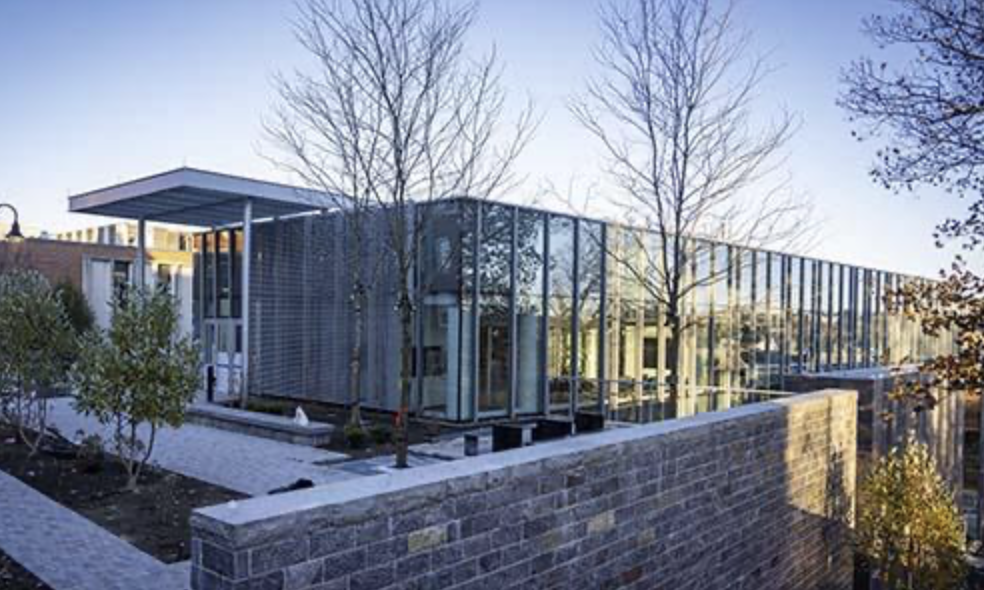
#> input picture Homework_lab_4/UnityHall.png, 984 x 590 px, found by its file name
$ python lab_ass_4.py
#> lines starting #> are read from the running program, lines starting #| are printed output that depends on the picture
import cv2 # Importing necessary libraries
from cv2 import *
import datetime
import numpy as np

sift = cv2.SIFT_create(nfeatures=500) # Defining the sift creator

# This function takes the gray and original image and calculates the harris corners
def cal_harris(gray_img,image):
    dst=cv2.cornerHarris(gray_img,2,3,0.04)
    dst = cv2.dilate(dst,None)
    image[dst>0.08*dst.max()]=[0,0,255] # setting threshold to get the orner in the image
    return image

# This function takes the gray and original image and calculates the Sift
def cal_sift(gray_img,image):
    kp, _ = sift.detectAndCompute(image, None) # extracting key point
    img=cv2.drawKeypoints(gray_img,kp,image,color=(0, 255, 0)) # drawing the key points on the image
    return img


image = cv2.imread('Homework_lab_4/UnityHall.png') #Loading Image
#> image is the input picture: shape (590, 984, 3); mean B, G, R 150.3, 134.7, 128.1
center_of_img=(image.shape[1]/2,image.shape[0]/2)
#> center_of_img = (492, 295)

#Rotating the  image
M = cv2.getRotationMatrix2D((center_of_img),10,1) # Getting the rotation matric for 10 degrees
rotated_image= cv2.warpAffine(image,M,(image.shape[1],image.shape[0])) # wraping the image frames with the rotation matrix
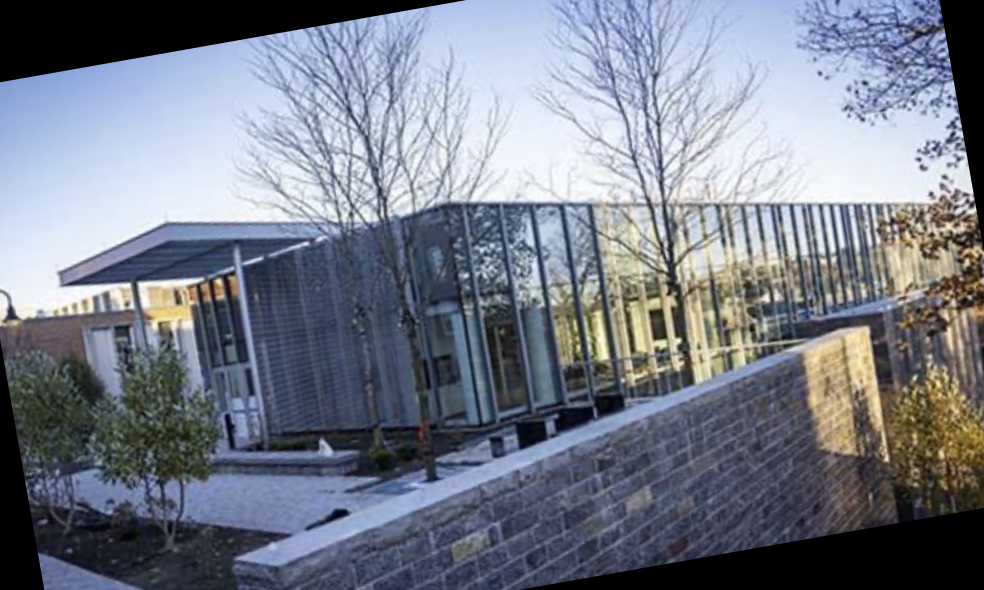
#> rotated_image: shape (590, 984, 3); mean B, G, R 137.1, 124.4, 118.8

#Up scaling teh image by 20 percent
up_scaled_image = cv2.resize(image, None, fx=1.2, fy=1.2,interpolation = cv2.INTER_CUBIC) # scale up by 20 %

#Down scaling teh image by 20 percent
down_scaled_image = cv2.resize(image, None, fx=0.8, fy=0.8) # scale down by 20 %

# Define three points to create an affine transformation
src_points = np.array( [[0, 0], [image.shape[1] - 1, 0], [0, image.shape[0] - 1]] ).astype(np.float32)
#> src_points = [[0, 0], [983, 0], [0, 589]]
dst_points = np.array( [[0, image.shape[1]*0.33], [image.shape[1]*0.85, image.shape[0]*0.25], [image.shape[1]*0.15, image.shape[0]*0.7]] ).astype(np.float32)
# Calculate the transformation matrix
matrix = cv2.getAffineTransform(src_points, dst_points)
# Apply the affine transformation
affine_image = cv2.warpAffine(image, matrix, image.shape[1::-1])

# Applying perspective transform to the image
pts1 = np.array( [[0, 0], [image.shape[1] - 1, 0],[0, image.shape[0] - 1], [image.shape[1] - 1, image.shape[0] - 1] ]).astype(np.float32)
#> pts1 = [[0, 0], [983, 0], [0, 589], [983, 589]]
pts2= np.array([[50, 50], [480, 50], [50, 250], [480, 480]], dtype=np.float32)
M = cv2.getPerspectiveTransform(pts1,pts2)
dst = cv2.warpPerspective(image,M,(500,500))


#-------------------------Code to display all the image--------------------#
cv2.imshow('img',image)
# cv2.imwrite('Homework_lab_4/Results/Orignal.png', image)
cv2.imshow('affine_image',affine_image)
# cv2.imwrite('Homework_lab_4/Results/affine_image.png', affine_image)
cv2.imshow('rotated_image',rotated_image)
# cv2.imwrite('Homework_lab_4/Results/rotated_image.png', rotated_image)
cv2.imshow('up_scaled_image',up_scaled_image)
# cv2.imwrite('Homework_lab_4/Results/up_scaled_image.png', up_scaled_image)
cv2.imshow('down_scaled_image',down_scaled_image)
# cv2.imwrite('Homework_lab_4/Results/down_scaled_image.png', down_scaled_image)
cv2.imshow('Perspective',dst)
# cv2.imwrite('Homework_lab_4/Results/Perspective.png', dst)

#-------------------------- Converting all images to gray------------------------------#

gray=cv2.cvtColor(image,cv2.COLOR_BGR2GRAY)
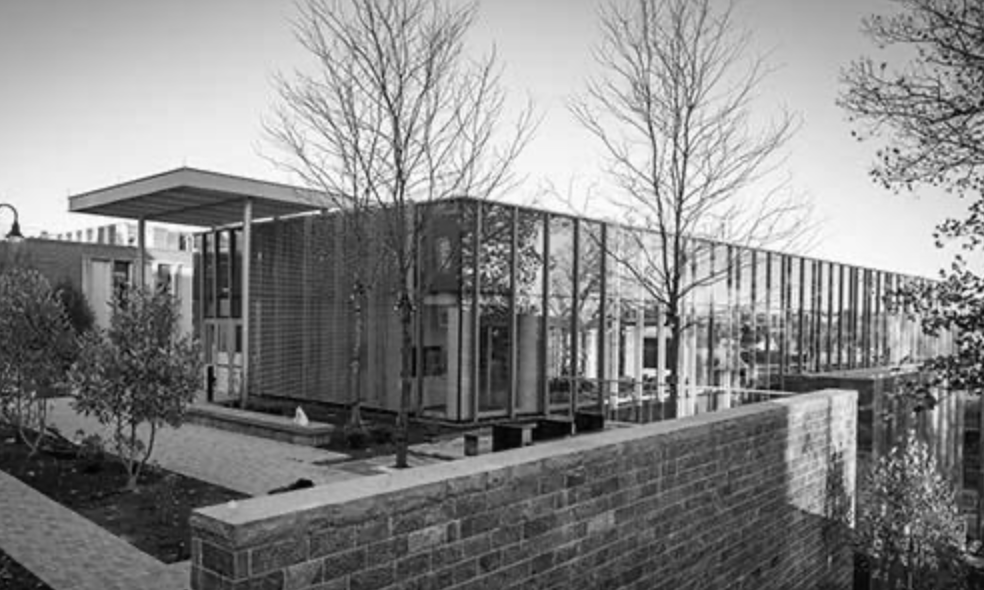
#> gray: shape (590, 984); min 1, max 254, mean 134.5
gray_upscale=cv2.cvtColor(up_scaled_image,cv2.COLOR_BGR2GRAY)
gray_downscale=cv2.cvtColor(down_scaled_image,cv2.COLOR_BGR2GRAY)
gray_affine=cv2.cvtColor(affine_image,cv2.COLOR_BGR2GRAY)
gray_dst=cv2.cvtColor(dst,cv2.COLOR_BGR2GRAY)
gray_rotated=cv2.cvtColor(rotated_image,cv2.COLOR_BGR2GRAY)


# #--------------------------Calculating harris Corners----------------------------------#
harris_image=cal_harris(gray,image)
cv2.imshow('Harris_img',harris_image)
# cv2.imwrite('Homework_lab_4/Results/Orignal_harris_image.png', harris_image)

harris_up_scale_img=cal_harris(gray_upscale,up_scaled_image)
cv2.imshow('harris_up_scael_img',harris_up_scale_img)
# cv2.imwrite('Homework_lab_4/Results/harris_up_scale_img.png', harris_up_scale_img)

harris_down_scale_img=cal_harris(gray_downscale,down_scaled_image)
cv2.imshow('harris_down_scale_img',harris_down_scale_img)
# cv2.imwrite('Homework_lab_4/Results/harris_down_scale_img.png', harris_down_scale_img)

harris_affine_image=cal_harris(gray_affine,affine_image)
cv2.imshow('harris_affine_image',harris_affine_image)
# cv2.imwrite('Homework_lab_4/Results/harris_affine_image.png', harris_affine_image)

harris_dst_image=cal_harris(gray_dst,dst)
#> in cal_harris (call 5), `dst = cv2.dilate(dst,None)`:
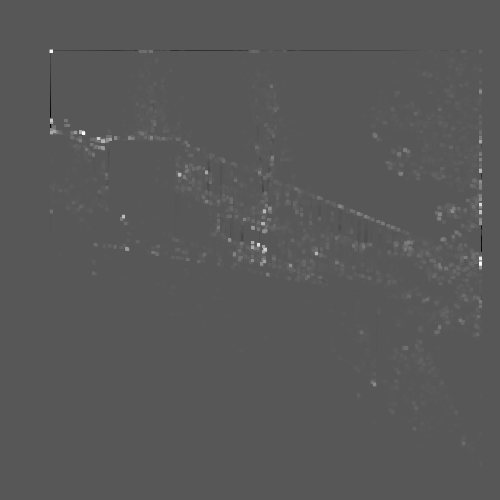
#> dst: shape (500, 500) float32; min -0.00699, max 0.0134, mean 7.24e-05; drawn with min black and max white
cv2.imshow('Perspective',harris_dst_image)
# cv2.imwrite('Homework_lab_4/Results/harris_perspective_image.png', harris_dst_image)

harris_rotated_image=cal_harris(gray_rotated,rotated_image)
#> in cal_harris (call 6), `dst=cv2.cornerHarris(gray_img,2,3,0.04)`:
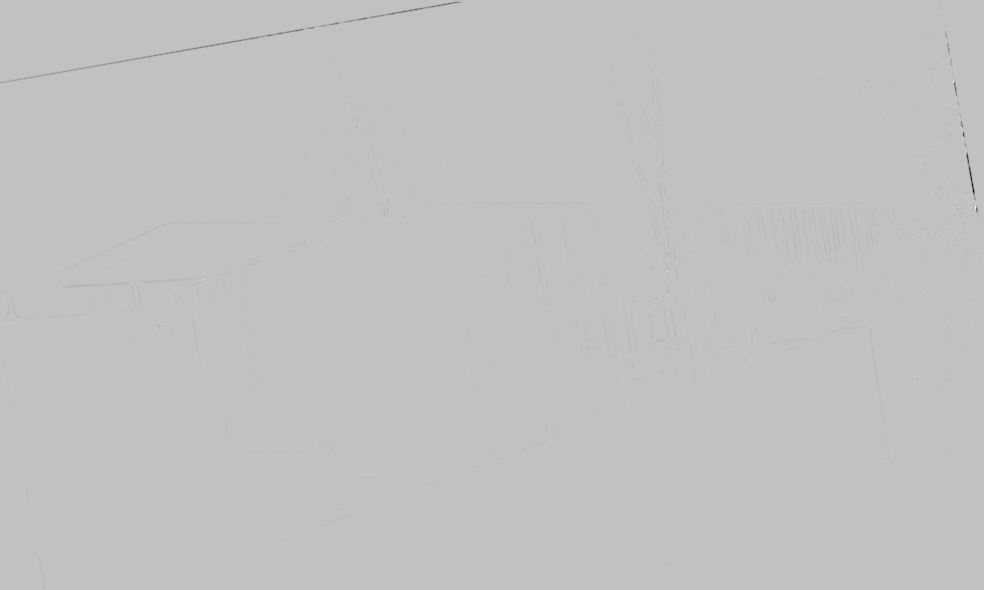
#> dst: shape (590, 984) float32; min -0.0245, max 0.00782, mean -2.15e-05; drawn with min black and max white
cv2.imshow('harris_rotated_image',harris_rotated_image)
# cv2.imwrite('Homework_lab_4/Results/Orignal_harris_image.png', harris_image)

# #-------------------------------------------------------------------------#

# #--------------------------Calculating harris Corners----------------------------------#
sift_image=cal_sift(gray,image)
#> in cal_sift, `kp, _ = sift.detectAndCompute(image, None)`: kp = 500 keypoints; strongest (x, y, size): (980, 282, 2.1), (942, 272, 4.8), (875, 181, 3.3), (671, 285, 2.2)
cv2.imshow('sift_img',sift_image)
# cv2.imwrite('Homework_lab_4/Results/Orignal_harris_image.png', sift_image)

sift_up_scale_img=cal_sift(gray_upscale,up_scaled_image)
#> in cal_sift (call 2), `kp, _ = sift.detectAndCompute(image, None)`: kp = 500 keypoints; strongest (x, y, size): (1176, 339, 2.4), (1130, 327, 5.4), (529, 158, 2.4), (1150, 309, 4.9)
cv2.imshow('sift_up_scael_img',sift_up_scale_img)
# cv2.imwrite('Homework_lab_4/Results/sift_up_scale_img.png', sift_up_scale_img)

sift_down_scale_img=cal_sift(gray_downscale,down_scaled_image)
#> in cal_sift (call 3), `kp, _ = sift.detectAndCompute(image, None)`: kp = 500 keypoints; strongest (x, y, size): (783, 237, 2.1), (763, 246, 2.1), (777, 227, 2), (774, 234, 2.3)
cv2.imshow('sift_down_scale_img',sift_down_scale_img)
# cv2.imwrite('Homework_lab_4/Results/sift_down_scale_img.png', sift_down_scale_img)

sift_affine_image=cal_sift(gray_affine,affine_image)
#> in cal_sift (call 4), `kp, _ = sift.detectAndCompute(image, None)`: kp = 500 keypoints; strongest (x, y, size): (75, 336, 43), (757, 218, 2.3), (803, 210, 2.2), (746, 220, 2.3)
#> in cal_sift (call 4), `img=cv2.drawKeypoints(gray_img,kp,image,color=(0, 255, 0))`:
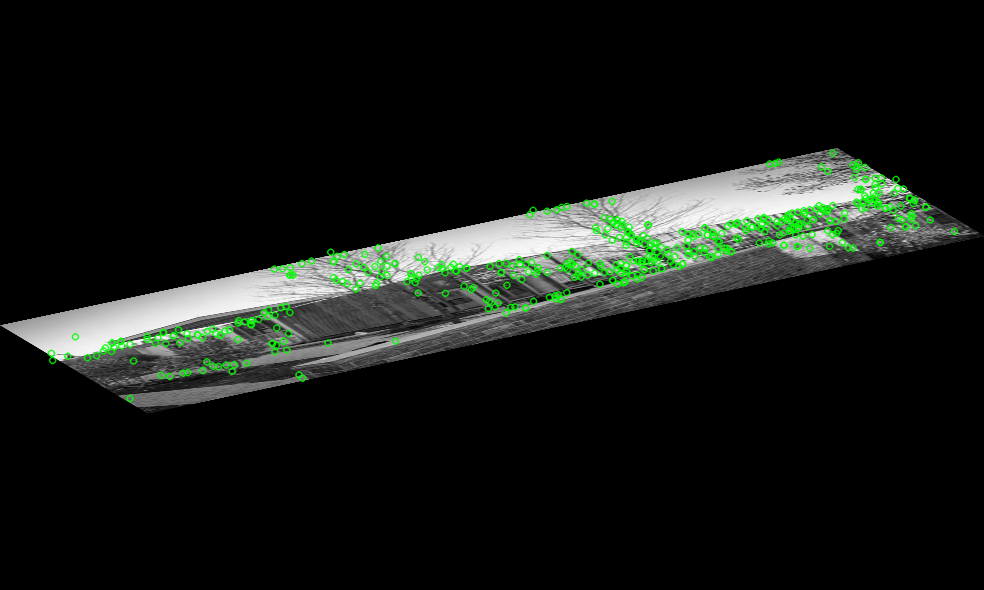
#> img: shape (590, 984, 3); mean B, G, R 21.1, 25.1, 21.1
cv2.imshow('sift_affine_image',sift_affine_image)
# cv2.imwrite('Homework_lab_4/Results/sift_affine_image.png', sift_affine_image)

sift_dst_image=cal_sift(gray_dst,dst)
#> in cal_sift (call 5), `kp, _ = sift.detectAndCompute(image, None)`: kp = 502 keypoints; strongest (x, y, size): (51, 125, 1.8), (89, 89, 56.6), (443, 239, 3.7), (439, 207, 2.4)
#> in cal_sift (call 5), `img=cv2.drawKeypoints(gray_img,kp,image,color=(0, 255, 0))`:
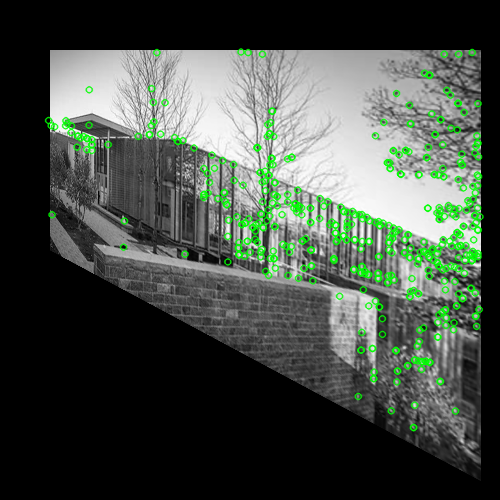
#> img: shape (500, 500, 3); mean B, G, R 70.1, 78.9, 70.1
cv2.imshow('Perspective',sift_dst_image)
# cv2.imwrite('Homework_lab_4/Results/sift_perspective_image.png', sift_dst_image)

sift_rotated_image=cal_sift(gray_rotated,rotated_image)
#> in cal_sift (call 6), `kp, _ = sift.detectAndCompute(image, None)`: kp = 501 keypoints; strongest (x, y, size): (931, 194, 4.1), (959, 125, 2.4), (909, 110, 2.4), (960, 133, 4)
#> in cal_sift (call 6), `img=cv2.drawKeypoints(gray_img,kp,image,color=(0, 255, 0))`:
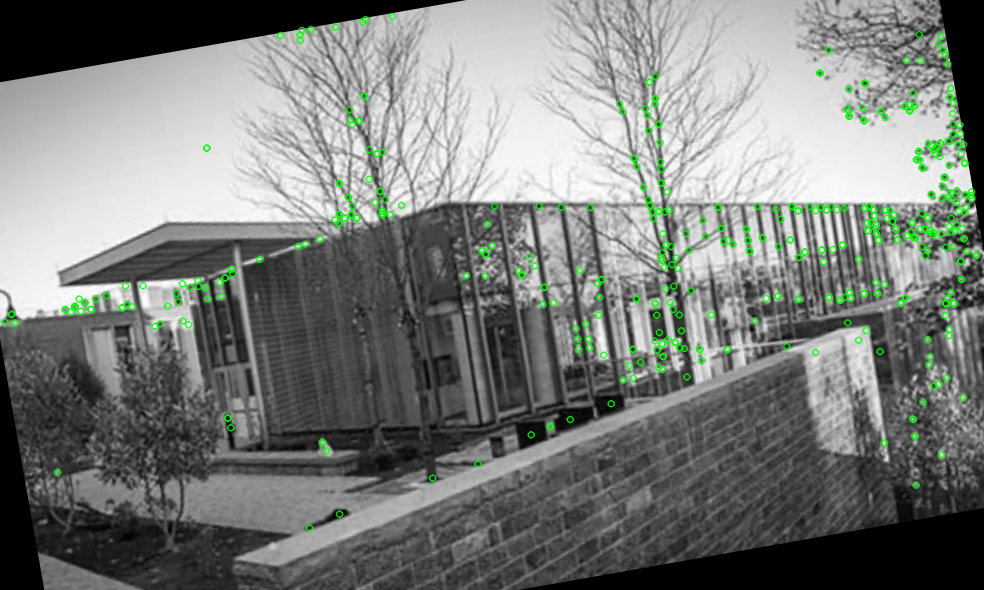
#> img: shape (590, 984, 3); mean B, G, R 122, 125.9, 122
cv2.imshow('sift_rotated_image',sift_rotated_image)
# cv2.imwrite('Homework_lab_4/Results/sift_rotated_image.png', sift_rotated_image)
# #-------------------------------------------------------------------------#


cv2.waitKey(0)
cv2.destroyAllWindows()
